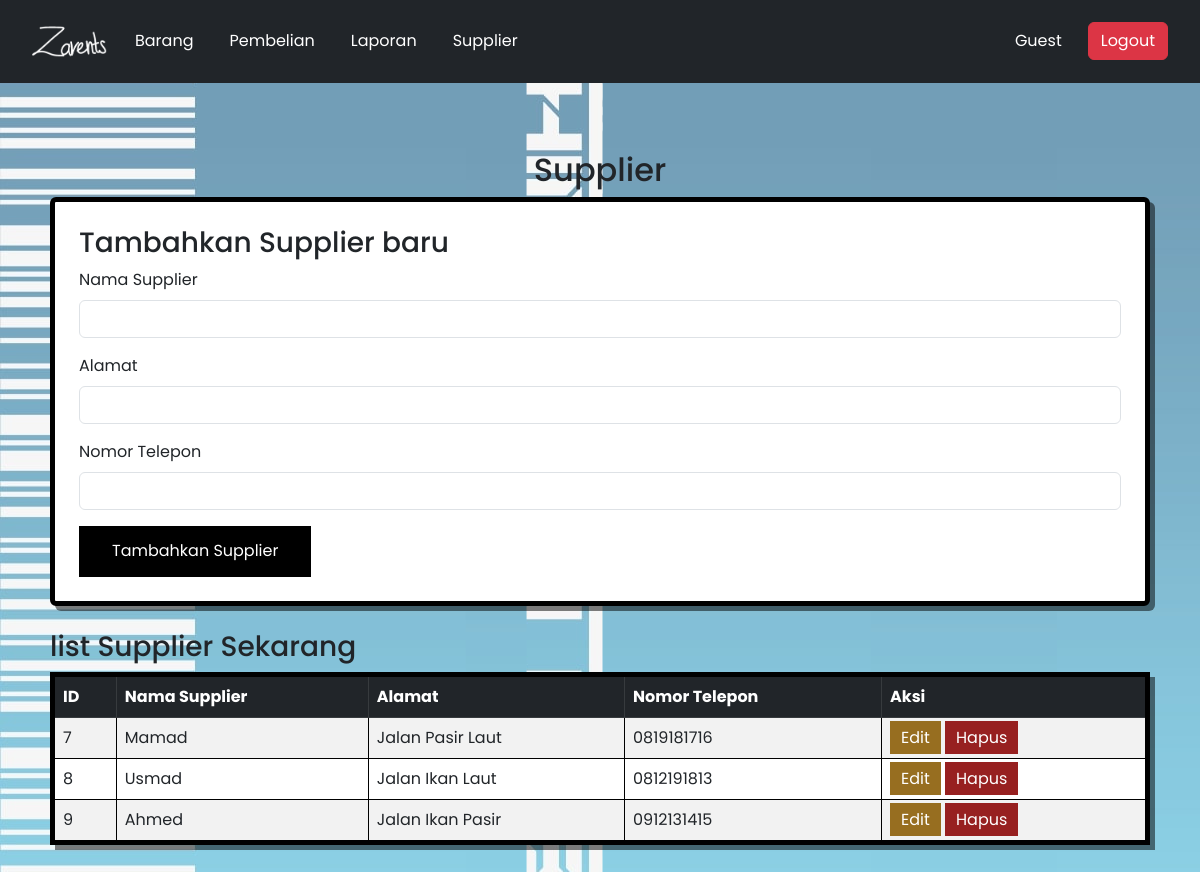
Screenshot of /supplier.php with the database file from the repository.
### tables this page shows
CREATE TABLE `supplier` (
  `id_supplier` int(12) NOT NULL,
  `nama_supplier` varchar(255) NOT NULL,
  `alamat` varchar(255) NOT NULL,
  `nomor_telepon` varchar(255) NOT NULL
);

### supplier.php (the view, shortened to what this page needs)
<?php
$host = "localhost";
$user = "root";
$password = "";
$database = "inventaris";
$koneksi = new mysqli($host, $user, $password, $database);
$query = "SELECT id_supplier, nama_supplier, alamat, nomor_telepon FROM supplier";
$result = $koneksi->query($query);
?>
<!DOCTYPE html>
<html lang="en">
<head>
    <link href="https://cdn.jsdelivr.net/npm/bootstrap@5.3.0/dist/css/bootstrap.min.css" rel="stylesheet">
</head>
<body style="background-image: url(./img/bg.png);">
<?php include 'navbar.php'; ?>
<div class="container mt-5">
    <h2 class="text-center">Supplier</h2>
    <div class="card p-4 mb-4"
     onmouseover="this.style.borderColor='rgb(0, 162, 255)'"
        onmouseout="this.style.borderColor='rgb(0, 0, 0)'" >
        <h3>Tambahkan Supplier baru</h3>
        <form method="post" action="">
            <div class="mb-3">
                <label class="form-label">Nama Supplier </label>
                <input type="text" name="nama_supplier" class="form-control" required>
            </div>
            <div class="mb-3">
                <label class="form-label">Alamat</label>
                <input type="text" name="alamat" class="form-control" required>
            </div>
            <div class="mb-3">
                <label class="form-label">Nomor Telepon</label>
                <input type="text" name="nomor_telepon" class="form-control" required>
            </div>
            <button type="submit" name="add_supplier" class="button">Tambahkan Supplier</button>
        </form>
    </div>
    <div class="mt-4">
        <h3>list Supplier Sekarang   </h3>
        <table class="table table-striped table-bordered"
     onmouseover="this.style.borderColor='rgb(0, 162, 255)'"
        onmouseout="this.style.borderColor='rgb(0, 0, 0)'" >
            <thead class="table-dark">
                <tr>
                    <th>ID</th>
                    <th>Nama Supplier</th>
                    <th>Alamat</th>
                    <th>Nomor Telepon</th>
                    <th>Aksi</th>
                </tr>
            </thead>
            <tbody>
                <?php if (isset($result) && $result->num_rows > 0) : ?>
                    <?php while ($row = $result->fetch_assoc()) : ?>
                        <tr>
                            <td><?php echo $row['id_supplier']; ?></td>
                            <td><?php echo $row['nama_supplier']; ?></td>
                            <td><?php echo $row['alamat']; ?></td>
                            <td><?php echo $row['nomor_telepon']; ?></td>
                            <td>
                                <a href="edit_supplier.php?id=<?php echo $row['id_supplier']; ?>" class="button-edit btn-sm">Edit</a>
                                <a href="?delete=<?php echo $row['id_supplier']; ?>" class="button-hapus btn-sm" onclick="return confirm('Are you sure?')">Hapus</a>
                            </td>
                        </tr>
                    <?php endwhile; ?>
                <?php else: ?>
                    <tr><td colspan="5" class="text-center">Supplier Tidak Ditemukan.</td></tr>
                <?php endif; ?>
            </tbody>
        </table>
    </div>
</div>
</body>
</html>

### navbar.php (style rules this page uses)
body { font-family: 'Poppins', sans-serif; }
.container { padding: 20px; }
.card { border: 5px solid rgb(0, 0, 0); padding: 30px; box-shadow: 5px 5px 0px rgba(0, 0, 0, 0.5); transition: border-color 0.3s; }
.table { border: 5px solid rgb(0, 0, 0); padding: 30px; box-shadow: 5px 5px 0px rgba(0, 0, 0, 0.5); transition: border-color 0.3s; }
.button { --bg: #000; --hover-bg: rgba(0, 101, 253, 0.66); --hover-text: #000; color: #fff; cursor: pointer; border: 1px solid var(--bg); padding: 0.8em 2em; background: var(--bg); transition: 0.2s; }
.button-edit { --bg: rgb(151, 110, 32); --hover-bg: rgb(255, 166, 0); --hover-text: #000; color: #fff; cursor: pointer; border: 1px solid var(--bg); padding: 4px 10px; background: var(--bg); transition: 0.2s; text-decoration: none !important; }
.button-hapus { --bg: rgb(151, 32, 32); --hover-bg: rgb(255, 121, 121); --hover-text: #000; color: #fff; cursor: pointer; border: 1px solid var(--bg); padding: 4px 10px; background: var(--bg); transition: 0.2s; text-decoration: none !important; }

### rows the page displays
supplier: id_supplier "7", nama_supplier "Mamad", alamat "Jalan Pasir Laut", nomor_telepon "0819181716"
supplier: id_supplier "8", nama_supplier "Usmad", alamat "Jalan Ikan Laut", nomor_telepon "0812191813"
supplier: id_supplier "9", nama_supplier "Ahmed", alamat "Jalan Ikan Pasir", nomor_telepon "0912131415"
